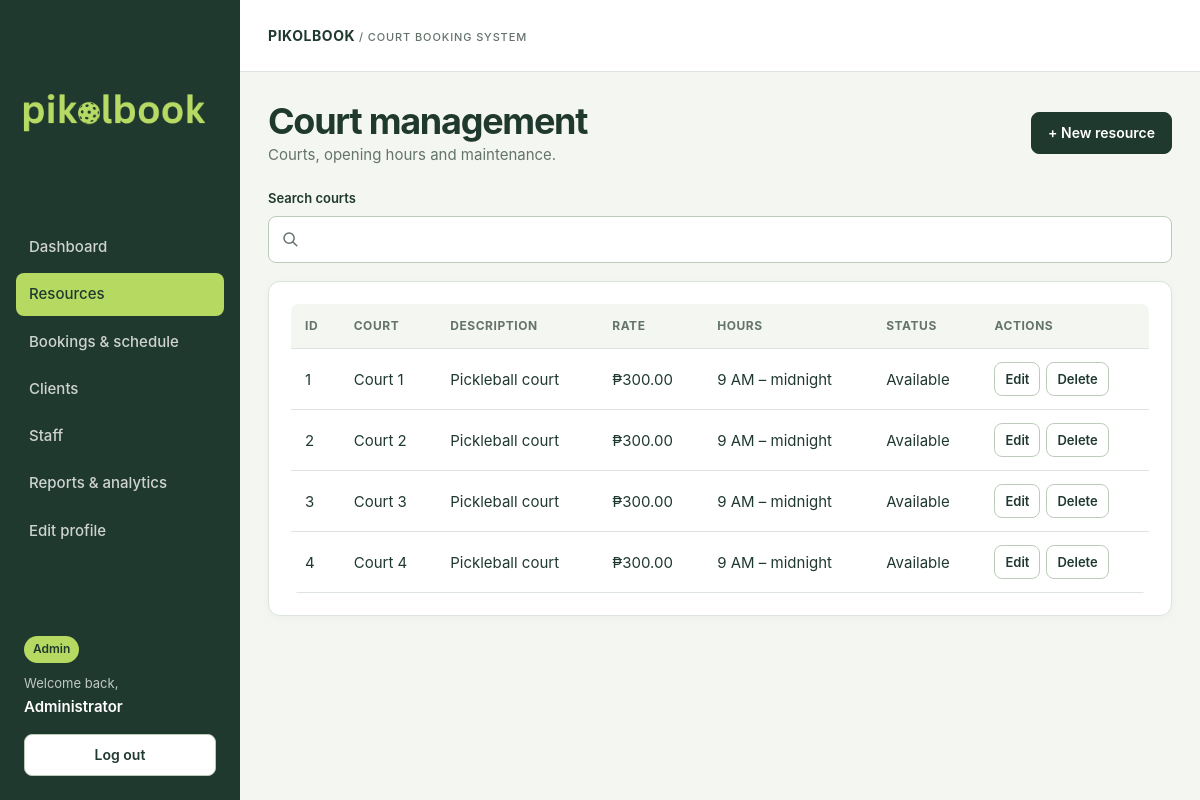
The page /resources.php (signed in) on the database its author committed.
### tables this page shows
CREATE TABLE IF NOT EXISTS users (
  id INT AUTO_INCREMENT PRIMARY KEY,
  full_name VARCHAR(100) NOT NULL,
  email VARCHAR(150) NOT NULL UNIQUE,
  password_hash VARCHAR(255) NOT NULL,
  role ENUM('admin', 'staff') NOT NULL DEFAULT 'staff',
  phone VARCHAR(30),
  is_active TINYINT(1) NOT NULL DEFAULT 1,
  created_at TIMESTAMP DEFAULT CURRENT_TIMESTAMP
);

CREATE TABLE IF NOT EXISTS courts (
  id INT AUTO_INCREMENT PRIMARY KEY,
  name VARCHAR(100) NOT NULL UNIQUE,
  description TEXT,
  hourly_rate DECIMAL(10,2) NOT NULL DEFAULT 0.00,
  opening_time TIME NOT NULL,
  closing_time TIME NOT NULL,
  is_active TINYINT(1) NOT NULL DEFAULT 1
);

### config.php (called while the page is built, shortened)
<?php
$db_host = '127.0.0.1';
$db_port = 3306;
$db_name = 'pikolbook_db';
$db_user = 'root';
$db_password = '';
try {
    $db = mysqli_connect($db_host, $db_user, $db_password, $db_name, $db_port);
    mysqli_set_charset($db, 'utf8mb4');
    mysqli_query($db, "SET time_zone = '+08:00'");
} catch (mysqli_sql_exception $error) {
    http_response_code(503);
    exit('Database unavailable. Start MySQL in XAMPP, import pikolbook.sql, and check config.php.');
}
function query($sql, $types = '', $values = [])
{
    global $db;
    $statement = mysqli_prepare($db, $sql);
    if ($types !== '') {
        mysqli_stmt_bind_param($statement, $types, ...$values);
    }
    mysqli_stmt_execute($statement);
    return $statement;
}
function rows($sql, $types = '', $values = [])
{
    $statement = query($sql, $types, $values);
    return mysqli_fetch_all(mysqli_stmt_get_result($statement), MYSQLI_ASSOC);
}
function one($sql, $types = '', $values = [])
{
    $records = rows($sql, $types, $values);
    return $records[0] ?? null;
}

### resources.php (the view, shortened to what this page needs)
<?php
require 'functions.php';
$user = signed_in();
$page = 'resources.php';
$now = date('Y-m-d H:i:s');
$courts = rows(
    'SELECT c.*, EXISTS(SELECT 1 FROM court_blocks cb WHERE cb.court_id=c.id AND cb.start_at<=? AND cb.end_at>?) AS maintenance FROM courts c ORDER BY c.id',
    'ss',
    [$now, $now],
);
require_once 'layout.php';
page_header($title, $page, $user);
?>
<div class="heading"><div><h1>Court management</h1><p class="muted">Courts, opening hours and maintenance.</p></div><?php if (
    $user['role'] === 'admin'
): ?><button data-open="resource-dialog">+ New resource</button><?php endif; ?></div>
<div class="field"><label for="table-search">Search courts</label><input id="table-search" type="search" data-search="records"></div>
<section class="card"><div class="table-wrap"><table id="records"><thead><tr><th>ID</th><th>Court</th><th>Description</th><th>Rate</th><th>Hours</th><th>Status</th><th>Actions</th></tr></thead><tbody>
<?php foreach ($courts as $court): ?><tr><td><?= (int) $court['id'] ?></td><td><?= e(
    $court['name'],
) ?></td><td><?= e($court['description']) ?></td><td><?= e(
    money($court['hourly_rate']),
) ?></td><td>9 AM – midnight</td><td><?= !$court['is_active']
    ? 'Archived'
    : ($court['maintenance']
        ? 'Maintenance'
        : 'Available') ?></td><td>
<?php if (
    $user['role'] === 'admin'
): ?><div class="row-actions"><a class="button light" href="resources.php?edit=<?= (int) $court[
    'id'
] ?>"><?= action_icon('edit') ?>Edit</a><?php delete_button(
    'resources.php',
    $court['id'],
    'Delete this court? Referenced courts are archived. Cancel or reschedule upcoming bookings first.',
); ?></div><?php else: ?>View only<?php endif; ?>
</td></tr><?php endforeach; ?>
</tbody></table></div></section>
<?php
page_footer();
?>

### layout.php (shortened to what this page needs)
<?php
function page_header($title, $page, $user)
{
    $links = [
        'dashboard.php' => 'Dashboard',
        'resources.php' => 'Resources',
        'bookings.php' => 'Bookings & schedule',
        'clients.php' => 'Clients',
    ];
    if ($user['role'] === 'admin') {
        $links['staff.php'] = 'Staff';
    }
    $links['reports.php'] = 'Reports & analytics';
    $links['profile.php'] = 'Edit profile';
    ?>
<!DOCTYPE html>
<html lang="en">
<head>
    <link rel="stylesheet" href="style.css?v=<?= filemtime(__DIR__ . '/style.css') ?>">
</head>
<body>
<div class="shell">
    <aside>
        <a class="brand" href="dashboard.php"><img src="img/logo.png" alt="Pikolbook"></a>
        <nav aria-label="Main navigation">
            <?php foreach ($links as $path => $label): ?>
                <a href="<?= e($path) ?>" <?= $page === $path
    ? 'class="active" aria-current="page"'
    : '' ?>><?= e($label) ?></a>
            <?php endforeach; ?>
        </nav>
        <div class="aside-end">
            <div class="aside-user">
                <span class="tag"><?= e(ucfirst($user['role'])) ?></span>
                <p>Welcome back,<strong><?= e($user['full_name']) ?></strong></p>
            </div>
            <form action="index.php" method="post">
                <button class="light">Log out</button>
            </form>
        </div>
    </aside>
    <div class="main-area">
        <header class="topbar">
            <strong>PIKOLBOOK <small>/ COURT BOOKING SYSTEM</small></strong>
        </header>
        <main class="content">
<?php
}
function page_footer()
{
    ?>
        </main>
    </div>
</div>
</body>
</html>
<?php unset($_SESSION['form_draft']);
}
    ?>

### functions.php (shortened to what this page needs)
<?php
require_once 'config.php';
function e($value)
{
    return htmlspecialchars((string) $value, ENT_QUOTES, 'UTF-8');
}
function signed_in()
{
    $user = one('SELECT * FROM users WHERE id = ? AND is_active = 1', 'i', [$_SESSION['user_id']]);
    return $user;
}
function money($value)
{
    return '₱' . number_format((float) $value, 2);
}
function action_icon($name)
{
    $paths = [
        'edit' => '<path d="m14 5 5 5M4 20l4.2-.8L19 8.4 15.6 5 4.8 15.8 4 20Z"></path>',
        'cancel' => '<path d="M18 6 6 18M6 6l12 12"></path>',
        'delete' => '<path d="M4 7h16M10 11v6M14 11v6M5 7l1 14h12l1-14M9 7V4h6v3"></path>',
        'complete' => '<path d="m5 12 4 4L19 6"></path>',
        'clear' => '<path d="M18 6 6 18M6 6l12 12"></path>',
        'filter' => '<path d="M4 6h16M7 12h10m-7 6h4"></path>',
    ];
    return isset($paths[$name])
        ? '<svg class="action-icon" viewBox="0 0 24 24" aria-hidden="true" focusable="false">' .
            $paths[$name] .
            '</svg>'
        : '';
}
function delete_button($file, $id, $message)
{
    echo '<form method="post" action="' . e($file) . '" data-confirm="' . e($message) . '">';
    echo '<input type="hidden" name="id" value="' .
        (int) $id .
        '"><input type="hidden" name="action" value="delete"><button class="light delete-button">' .
        action_icon('delete') .
        ' Delete</button></form>';
}

### rows shown on the page
users: role "Admin", full_name "Administrator"
courts: id "1", name "Court 1", description "Pickleball court", hourly_rate "₱300.00", is_active "Available"
courts: id "2", name "Court 2", description "Pickleball court", hourly_rate "₱300.00", is_active "Available"
courts: id "3", name "Court 3", description "Pickleball court", hourly_rate "₱300.00", is_active "Available"
courts: id "4", name "Court 4", description "Pickleball court", hourly_rate "₱300.00", is_active "Available"

### other values the page prints
$label "Dashboard"
$label "Resources"
$label "Bookings & schedule"
$label "Clients"
$label "Staff"
$label "Reports & analytics"
$label "Edit profile"
